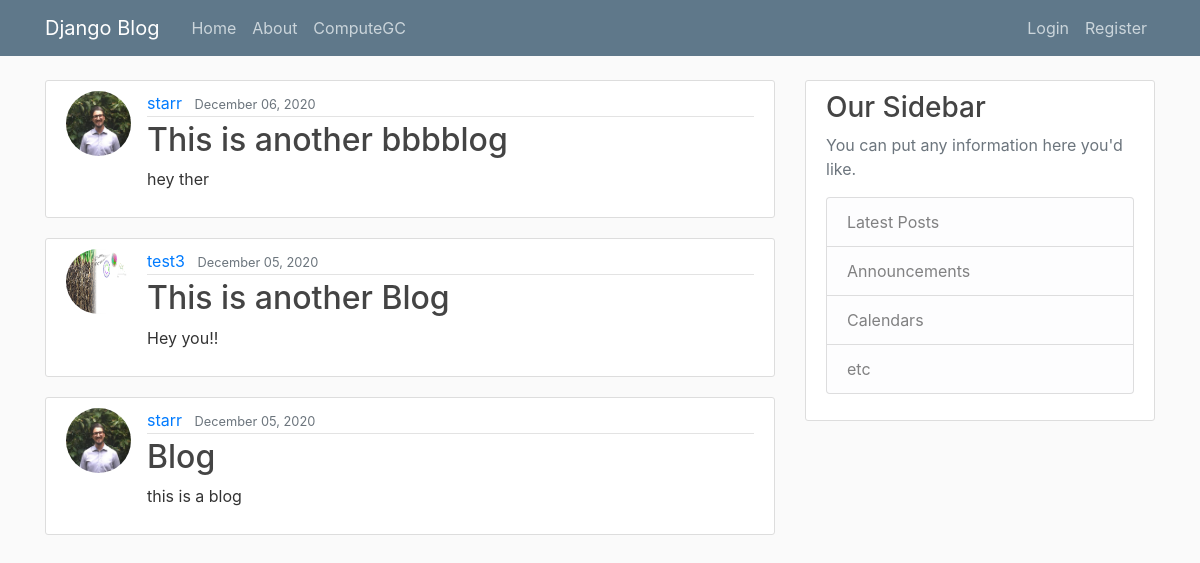
Before: / with the older database file.
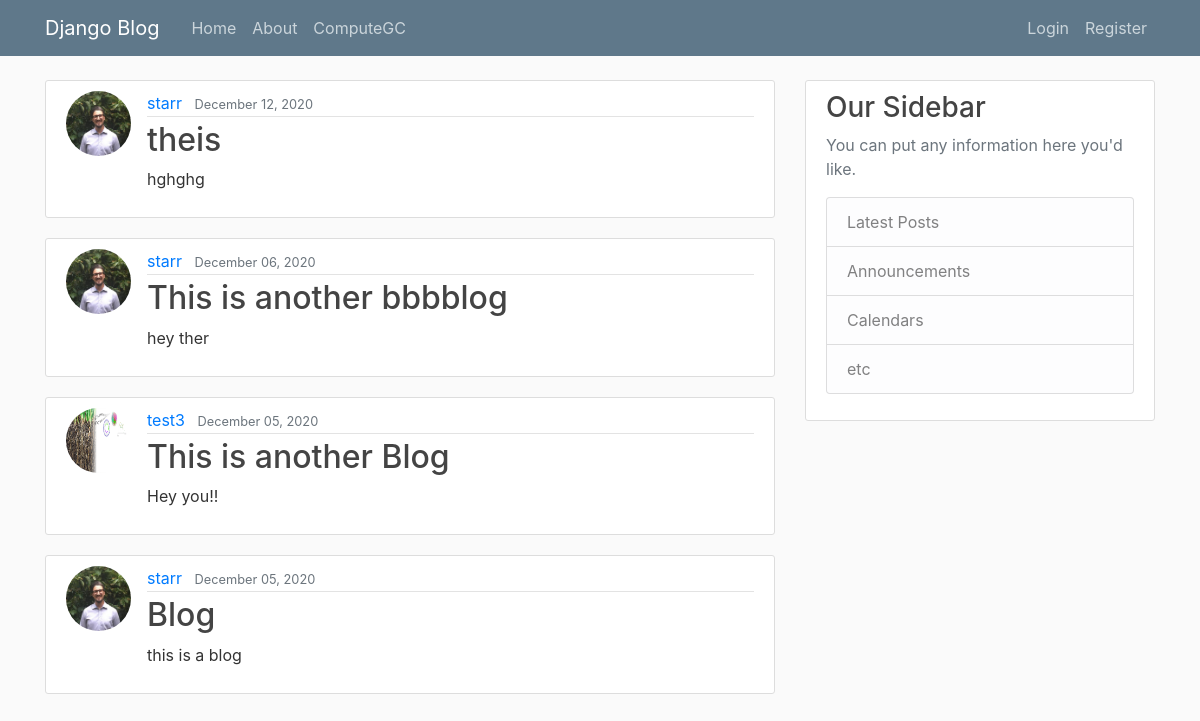
After: the same page with the newer database file.
### blog/models.py (models this page shows, shortened)
class Post(models.Model):
    title = models.CharField(max_length=100)
    content = models.TextField()
    date_posted = models.DateTimeField(default=timezone.now)
    author = models.ForeignKey(User, on_delete=models.CASCADE)

### users/models.py (models this page shows, shortened)
class Profile(models.Model):
    user = models.OneToOneField(User, on_delete= models.CASCADE)
    image = models.ImageField(default='default.jpg', upload_to="profile_pics")

### blog/views.py (the view)
# urls.py: path('', PostListView.as_view(), name ='blog-home'),
class PostListView(ListView):
    model = Post
    template_name ='blog/home.html'
    context_object_name = 'posts'
    ordering = ['-date_posted']

### blog/templates/blog/home.html
{% extends "blog/base.html" %}
{% block content %}
    {% for post in posts %}
    <article class="media content-section">
        <img class = "rounded-circle article-img" src ="{{ post.author.profile.image.url}}"></img>
        <div class="media-body">
          <div class="article-metadata">
            <a class="mr-2" href="#">{{ post.author }}</a>
            <small class="text-muted">{{ post.date_posted| date:"F d, Y" }}</small>
          </div>
          <h2><a class="article-title" href="{% url 'post-detail' post.id%}">{{ post.title }}</a></h2>
          <p class="article-content">{{ post.content }}</p>
        </div>
      </article>
    {% endfor %}
{% endblock content %}

### blog/templates/blog/base.html (shortened to what this page needs)
{% load static %}
<!DOCTYPE html>
<html>
<head>
    <link rel="stylesheet" href="https://maxcdn.bootstrapcdn.com/bootstrap/4.0.0/css/bootstrap.min.css">
    <link rel="stylesheet" type="text/css" href="{% static 'blog/main.css' %}">
</head>
<body>
    <header class="site-header">
      <nav class="navbar navbar-expand-md navbar-dark bg-steel fixed-top">
        <div class="container">
          <a class="navbar-brand mr-4" href="{% url 'blog-home' %}">Django Blog</a>
          <div class="collapse navbar-collapse" id="navbarToggle">
            <div class="navbar-nav mr-auto">
              <a class="nav-item nav-link" href="{% url 'blog-home' %}">Home</a>
              <a class="nav-item nav-link" href="{% url 'blog-about' %}">About</a>
              <a class="nav-item nav-link" href="{% url 'form' %}">ComputeGC</a>
            </div>
            <div class="navbar-nav">
              {% if user.is_authenticated %}
              <a class="nav-item nav-link" href="{% url 'post-create'%}">New Post</a>
                <a class="nav-item nav-link" href="{% url 'profile'%}">Profile</a>
                <a class="nav-item nav-link" href="{% url 'logout'%}">Logout</a>
              {% else %}
                <a class="nav-item nav-link" href="{% url 'login'%}">Login</a>
                <a class="nav-item nav-link" href="{% url 'register'%}">Register</a>
              {% endif %}
            </div>
          </div>
        </div>
      </nav>
    </header>
    <main role="main" class="container">
      <div class="row">
        <div class="col-md-8">
          {% block content %}{% endblock %}
        </div>
        <div class="col-md-4">
          <div class="content-section">
            <h3>Our Sidebar</h3>
            <p class='text-muted'>You can put any information here you'd like.
              <ul class="list-group">
                <li class="list-group-item list-group-item-light">Latest Posts</li>
                <li class="list-group-item list-group-item-light">Announcements</li>
                <li class="list-group-item list-group-item-light">Calendars</li>
                <li class="list-group-item list-group-item-light">etc</li>
              </ul>
            </p>
          </div>
        </div>
      </div>
    </main>
</body>
</html>

### blog/static/blog/main.css (style rules this page uses)
body { background: #fafafa; color: #333333; margin-top: 5rem; }
h1, h2, h3, h4, h5, h6 { color: #444444; }
ul { margin: 0; }
.bg-steel { background-color: #5f788a; }
.site-header .navbar-nav .nav-link { color: #cbd5db; }
.content-section { background: #ffffff; padding: 10px 20px; border: 1px solid #dddddd; border-radius: 3px; margin-bottom: 20px; }
.article-title { color: #444444; }
.article-content { white-space: pre-line; }
.article-img { height: 65px; width: 65px; margin-right: 16px; }
.article-metadata { padding-bottom: 1px; margin-bottom: 4px; border-bottom: 1px solid #e3e3e3 }

Changed rows visible on the page:
added Post: author.profile.image (picture), author "starr", date_posted "December 12, 2020", title "theis", content "hghghg"
